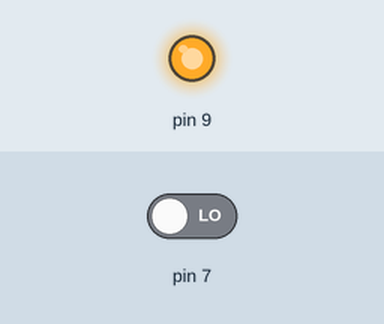
A sketch run on a simulated Arduino Uno, built with avr-gcc and run on an emulated ATmega328P. Shown: output pins drawn as LEDs (lit = HIGH). The test bench sets the inputs (shaded band); at power-on: pin 7 LOW.

Above: at 1.2 s.
1.3 s: pin 7 driven HIGH
At 2.5 s:
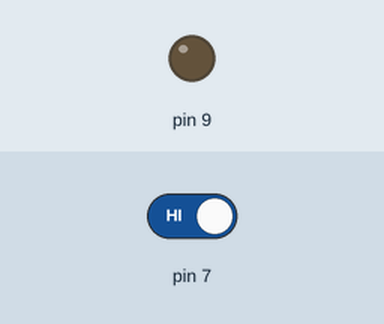
2.8 s: pin 7 driven LOW
At 3.9 s:
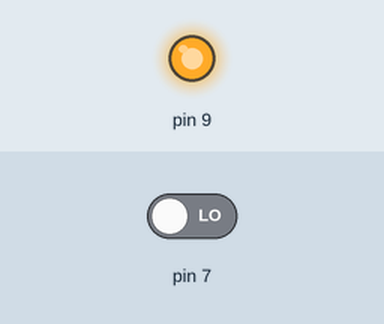
Timing chart, 0 to 5.8 s (numbered marks = the images above; inputs shaded):
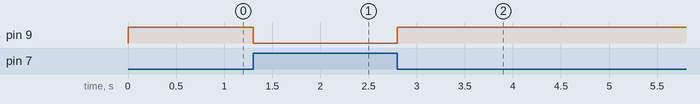

The sketch:

Hello_World_-_input.ino
```cpp
void setup() {
  // put your setup code here, to run once:
  pinMode(7, INPUT);
  pinMode(9, OUTPUT);

}

void loop() {
  // put your main code here, to run repeatedly:

  int val = digitalRead(7);

  digitalWrite(9, !val);
}
```

Measured:
- after the input at 1.3 s, pin 9: HIGH → LOW at once
- after the input at 2.8 s, pin 9: LOW → HIGH at once
